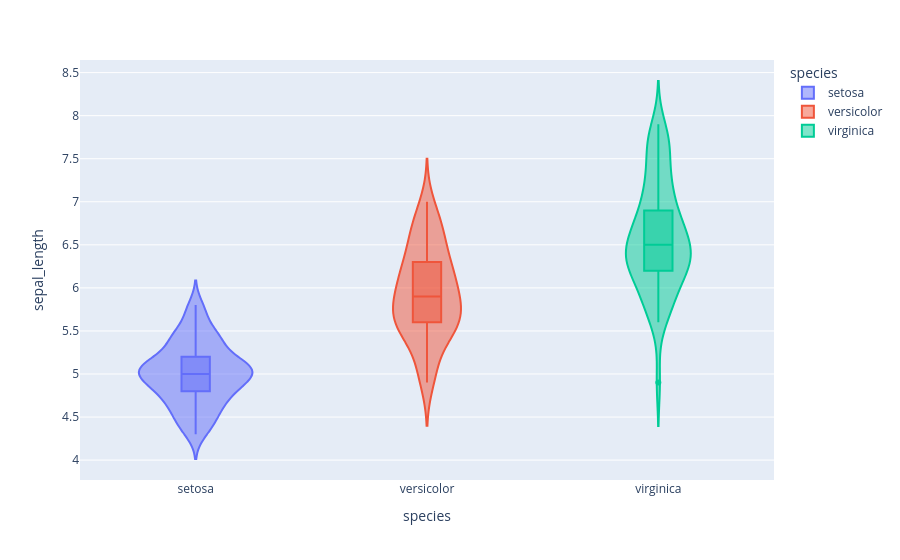

Source (notebook cell):
### Code cell
# Violin Plot
fig5 = px.violin(df, x='species', y='sepal_length', color='species', box=True)
fig5.show()

# save the plot
fig5.write_image('./outputs/fig5.png', scale=3)

### Figure 1 — Plotly figure (JSON) as saved in the notebook; plotly's stock layout.template omitted (floating-point values rounded to 4 significant figures)
{"data": [{"alignmentgroup": "True", "box": {"visible": true}, "hovertemplate": "species=%{x}<br>sepal_length=%{y}<extra></extra>", "legendgroup": "setosa", "marker": {"color": "#636efa"}, "name": "setosa", "offsetgroup": "setosa", "orientation": "v", "scalegroup": "True", "showlegend": true, "type": "violin", "x": ["setosa", "setosa", "setosa", "setosa", "setosa", "setosa", "setosa", "setosa", "setosa", "setosa", "setosa", "setosa", "setosa", "setosa", "setosa", "setosa", "setosa", "setosa", "setosa", "setosa", "setosa", "setosa", "setosa", "setosa", "setosa", "setosa", "setosa", "setosa", "setosa", "setosa", "setosa", "setosa", "setosa", "setosa", "setosa", "setosa", "setosa", "setosa", "setosa", "setosa", "setosa", "setosa", "setosa", "setosa", "setosa", "setosa", "setosa", "setosa", "setosa", "setosa"], "x0": " ", "xaxis": "x", "y": [5.1, 4.9, 4.7, 4.6, 5.0, 5.4, 4.6, 5.0, 4.4, 4.9, 5.4, 4.8, 4.8, 4.3, 5.8, 5.7, 5.4, 5.1, 5.7, 5.1, 5.4, 5.1, 4.6, 5.1, 4.8, 5.0, 5.0, 5.2, 5.2, 4.7, 4.8, 5.4, 5.2, 5.5, 4.9, 5.0, 5.5, 4.9, 4.4, 5.1, 5.0, 4.5, 4.4, 5.0, 5.1, 4.8, 5.1, 4.6, 5.3, 5.0], "y0": " ", "yaxis": "y"}, {"alignmentgroup": "True", "box": {"visible": true}, "hovertemplate": "species=%{x}<br>sepal_length=%{y}<extra></extra>", "legendgroup": "versicolor", "marker": {"color": "#EF553B"}, "name": "versicolor", "offsetgroup": "versicolor", "orientation": "v", "scalegroup": "True", "showlegend": true, "type": "violin", "x": ["versicolor", "versicolor", "versicolor", "versicolor", "versicolor", "versicolor", "versicolor", "versicolor", "versicolor", "versicolor", "versicolor", "versicolor", "versicolor", "versicolor", "versicolor", "versicolor", "versicolor", "versicolor", "versicolor", "versicolor", "versicolor", "versicolor", "versicolor", "versicolor", "versicolor", "versicolor", "versicolor", "versicolor", "versicolor", "versicolor", "versicolor", "versicolor", "versicolor", "versicolor", "versicolor", "versicolor", "versicolor", "versicolor", "versicolor", "versicolor", "versicolor", "versicolor", "versicolor", "versicolor", "versicolor", "versicolor", "versicolor", "versicolor", "versicolor", "versicolor"], "x0": " ", "xaxis": "x", "y": [7.0, 6.4, 6.9, 5.5, 6.5, 5.7, 6.3, 4.9, 6.6, 5.2, 5.0, 5.9, 6.0, 6.1, 5.6, 6.7, 5.6, 5.8, 6.2, 5.6, 5.9, 6.1, 6.3, 6.1, 6.4, 6.6, 6.8, 6.7, 6.0, 5.7, 5.5, 5.5, 5.8, 6.0, 5.4, 6.0, 6.7, 6.3, 5.6, 5.5, 5.5, 6.1, 5.8, 5.0, 5.6, 5.7, 5.7, 6.2, 5.1, 5.7], "y0": " ", "yaxis": "y"}, {"alignmentgroup": "True", "box": {"visible": true}, "hovertemplate": "species=%{x}<br>sepal_length=%{y}<extra></extra>", "legendgroup": "virginica", "marker": {"color": "#00cc96"}, "name": "virginica", "offsetgroup": "virginica", "orientation": "v", "scalegroup": "True", "showlegend": true, "type": "violin", "x": ["virginica", "virginica", "virginica", "virginica", "virginica", "virginica", "virginica", "virginica", "virginica", "virginica", "virginica", "virginica", "virginica", "virginica", "virginica", "virginica", "virginica", "virginica", "virginica", "virginica", "virginica", "virginica", "virginica", "virginica", "virginica", "virginica", "virginica", "virginica", "virginica", "virginica", "virginica", "virginica", "virginica", "virginica", "virginica", "virginica", "virginica", "virginica", "virginica", "virginica", "virginica", "virginica", "virginica", "virginica", "virginica", "virginica", "virginica", "virginica", "virginica", "virginica"], "x0": " ", "xaxis": "x", "y": [6.3, 5.8, 7.1, 6.3, 6.5, 7.6, 4.9, 7.3, 6.7, 7.2, 6.5, 6.4, 6.8, 5.7, 5.8, 6.4, 6.5, 7.7, 7.7, 6.0, 6.9, 5.6, 7.7, 6.3, 6.7, 7.2, 6.2, 6.1, 6.4, 7.2, 7.4, 7.9, 6.4, 6.3, 6.1, 7.7, 6.3, 6.4, 6.0, 6.9, 6.7, 6.9, 5.8, 6.8, 6.7, 6.7, 6.3, 6.5, 6.2, 5.9], "y0": " ", "yaxis": "y"}], "layout": {"legend": {"title": {"text": "species"}, "tracegroupgap": 0}, "margin": {"t": 60}, "violinmode": "overlay", "xaxis": {"anchor": "y", "categoryarray": ["setosa", "versicolor", "virginica"], "categoryorder": "array", "domain": [0, 1], "title": {"text": "species"}}, "yaxis": {"anchor": "x", "domain": [0, 1], "title": {"text": "sepal_length"}}}}
